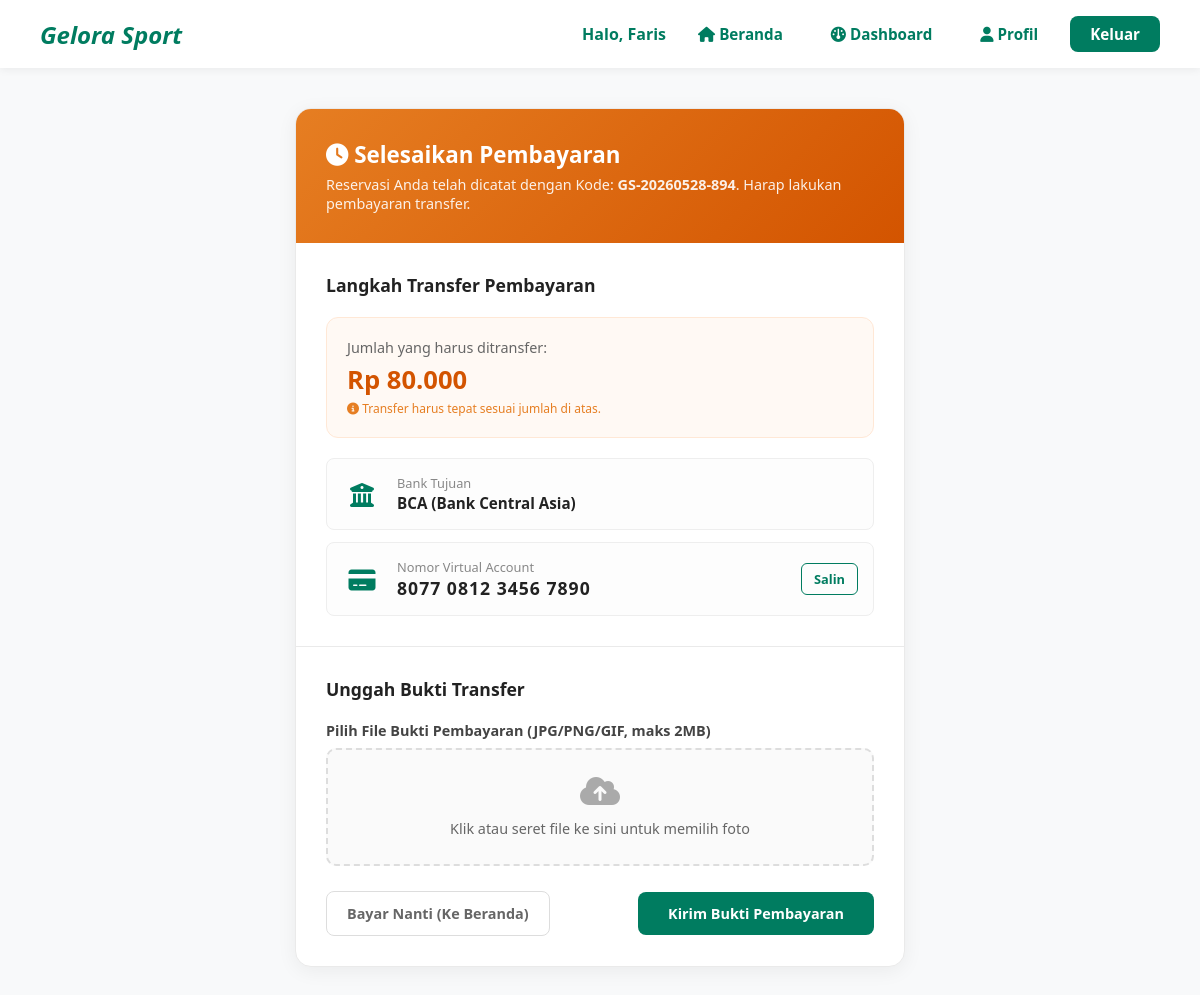
Page /index.php?page=payment&id=2 (signed in) on the committed database.
### tables this page shows
CREATE TABLE `reservasi` (
  `id` int NOT NULL,
  `kode_reservasi` varchar(20) NOT NULL,
  `user_id` int NOT NULL,
  `lapangan_id` int NOT NULL,
  `slot_waktu_id` int NOT NULL,
  `tanggal` date NOT NULL,
  `jam_mulai` time NOT NULL,
  `jam_selesai` time NOT NULL,
  `total_harga` decimal(10,0) NOT NULL,
  `status` enum('Menunggu Konfirmasi','Dikonfirmasi','Selesai','Dibatalkan') NOT NULL DEFAULT 'Menunggu Konfirmasi',
  `status_bayar` enum('Menunggu','Lunas','Gagal') NOT NULL DEFAULT 'Menunggu',
  `catatan` text,
  `bukti_bayar` varchar(255) DEFAULT NULL,
  `created_at` datetime NOT NULL DEFAULT CURRENT_TIMESTAMP
);

CREATE TABLE `users` (
  `id` int NOT NULL,
  `nama` varchar(100) NOT NULL,
  `email` varchar(150) NOT NULL,
  `password` varchar(255) NOT NULL,
  `role` enum('user','admin') NOT NULL DEFAULT 'user',
  `no_hp` varchar(20) DEFAULT NULL,
  `created_at` datetime NOT NULL DEFAULT CURRENT_TIMESTAMP
);

### controllers/CheckoutController.php (called while the page is built, shortened)
<?php
require_once __DIR__ . '/../config/helper.php';
require_once __DIR__ . '/../models/ReservasiModel.php';
class CheckoutController
{
    private ReservasiModel $reservasiModel;
    public function __construct()
    {
        $this->reservasiModel = new ReservasiModel();
    }
    public function payment(): void
    {
        $user = currentUser();
        $id = (int)($_GET['id'] ?? 0);
        $res = $this->reservasiModel->findById($id);
        require __DIR__ . '/../views/payment.php';
    }
}

### config/helper.php (called while the page is built, shortened)
<?php
function currentUser(): ?array {
    return $_SESSION['user'] ?? null;
}
function formatRupiah(int $n): string {
    return 'Rp ' . number_format($n, 0, ',', '.');
}
function e(string $str): string {
    return htmlspecialchars($str, ENT_QUOTES, 'UTF-8');
}

### models/ReservasiModel.php (called while the page is built, shortened)
<?php
require_once __DIR__ . '/../config/db.php';
class ReservasiModel
{
    private PDO $db;
    public function __construct()
    {
        $this->db = getDB();
    }
    public function findById(int $id): ?array
    {
        $stmt = $this->db->prepare(
            "SELECT r.*, l.nama as nama_lapangan, u.nama as nama_user, u.email as email_user
             FROM reservasi r
             JOIN lapangan l ON l.id = r.lapangan_id
             JOIN users u ON u.id = r.user_id
             WHERE r.id = ?"
        );
        $stmt->execute([$id]);
        $res = $stmt->fetch();
        return $res ? $res : null;
    }
}

### config/db.php (called while the page is built, shortened)
<?php
function getDB(): PDO {
    static $pdo = null;
    if ($pdo === null) {
        try {
            $dsn = "mysql:host=" . DB_HOST . ";port=" . DB_PORT
                 . ";dbname=" . DB_NAME . ";charset=utf8mb4";
            $pdo = new PDO($dsn, DB_USER, DB_PASS, [
                PDO::ATTR_ERRMODE            => PDO::ERRMODE_EXCEPTION,
                PDO::ATTR_DEFAULT_FETCH_MODE => PDO::FETCH_ASSOC,
                PDO::ATTR_EMULATE_PREPARES   => false,
            ]);
        } catch (PDOException $e) {
            http_response_code(500);
            die(json_encode(['error' => 'Koneksi database gagal: ' . $e->getMessage()]));
        }
    }
    return $pdo;
}

### views/payment.php (the view, shortened to what this page needs)
<!DOCTYPE html>
<html lang="id">
<head>
    <link rel="stylesheet" href="assets/css/style.css">
    <link rel="stylesheet" href="https://cdnjs.cloudflare.com/ajax/libs/font-awesome/6.4.0/css/all.min.css">
</head>
<body class="payment-page" style="background-color: #f8f9fa; font-family: 'Segoe UI', Tahoma, Geneva, Verdana, sans-serif; min-height: 100vh;">
    <nav class="navbar">
        <div class="logo">Gelora Sport</div>
        <div class="nav-menu">
            <span style="color:#007c60; font-weight:600;">Halo, <?= e(explode(' ', $user['nama'])[0]) ?></span>
            <a href="index.php?page=beranda" class="login-link"><i class="fa-solid fa-house"></i> Beranda</a>
            <a href="index.php?page=dashboard" class="login-link"><i class="fa-solid fa-gauge"></i> Dashboard</a>
            <a href="index.php?page=profile" class="login-link"><i class="fa-solid fa-user"></i> Profil</a>
            <a href="index.php?page=logout" class="register-btn">Keluar</a>
        </div>
    </nav>
    <div style="max-width: 650px; margin: 40px auto; padding: 0 20px;">
        <div style="background: white; border-radius: 16px; box-shadow: 0 4px 20px rgba(0,0,0,0.06); border: 1px solid #eaeaea; overflow: hidden; margin-bottom: 20px;">
            <div style="background: linear-gradient(135deg, #e67e22, #d35400); padding: 30px; color: white;">
                <h2 style="margin: 0; font-size: 1.4rem; font-weight: 700;"><i class="fa-solid fa-clock"></i> Selesaikan Pembayaran</h2>
                <p style="margin: 5px 0 0; opacity: 0.9; font-size: 0.9rem;">Reservasi Anda telah dicatat dengan Kode: <strong><?= e($res['kode_reservasi']) ?></strong>. Harap lakukan pembayaran transfer.</p>
            </div>
            <div style="padding: 30px; border-bottom: 1px solid #eaeaea;">
                <h3 style="margin-top:0; margin-bottom: 15px; color: #222; font-size: 1.1rem; padding-bottom: 5px;">Langkah Transfer Pembayaran</h3>
                <div style="background: #fff9f4; border: 1px solid #ffe8d6; padding: 20px; border-radius: 12px; margin-bottom: 20px;">
                    <div style="font-size: 0.9rem; color: #666; margin-bottom: 5px;">Jumlah yang harus ditransfer:</div>
                    <div style="font-size: 1.6rem; font-weight: 700; color: #d35400;"><?= formatRupiah((int)$res['total_harga']) ?></div>
                    <div style="font-size: 0.75rem; color: #e67e22; margin-top: 3px; font-weight: 500;"><i class="fa-solid fa-circle-info"></i> Transfer harus tepat sesuai jumlah di atas.</div>
                </div>
                <div style="display: flex; flex-direction: column; gap: 12px;">
                    <div style="display: flex; align-items: center; gap: 15px; background: #fdfdfd; border: 1px solid #eee; padding: 15px; border-radius: 8px;">
                        <div style="font-size: 24px; color: #007c60; width: 40px; text-align: center;"><i class="fa-solid fa-building-columns"></i></div>
                        <div>
                            <div style="font-size: 0.8rem; color: #888;">Bank Tujuan</div>
                            <strong style="color:#222; font-size: 0.95rem;">BCA (Bank Central Asia)</strong>
                        </div>
                    </div>
                    <div style="display: flex; align-items: center; gap: 15px; background: #fdfdfd; border: 1px solid #eee; padding: 15px; border-radius: 8px;">
                        <div style="font-size: 24px; color: #007c60; width: 40px; text-align: center;"><i class="fa-solid fa-credit-card"></i></div>
                        <div style="flex-grow: 1;">
                            <div style="font-size: 0.8rem; color: #888;">Nomor Virtual Account</div>
                            <strong style="color:#222; font-size: 1.1rem; letter-spacing: 1px;" id="vaNumber">8077 0812 3456 7890</strong>
                        </div>
                        <button type="button" onclick="copyVA()" style="background: none; border: 1px solid #007c60; color: #007c60; padding: 6px 12px; border-radius: 6px; cursor: pointer; font-size: 0.8rem; font-weight: 600; transition: all 0.2s;"
                                onmouseover="this.style.background='#e8f5e9'" onmouseout="this.style.background='none'">Salin</button>
                    </div>
                </div>
            </div>
            <?php if (empty($res['bukti_bayar'])): ?>
            <form method="POST" action="index.php?page=payment&id=<?= $res['id'] ?>" enctype="multipart/form-data" style="padding: 30px;">
                <h3 style="margin-top:0; margin-bottom: 15px; color: #222; font-size: 1.1rem; padding-bottom: 5px;">Unggah Bukti Transfer</h3>
                <div style="margin-bottom: 25px;">
                    <label style="display: block; font-weight: 600; font-size: 0.9rem; color: #444; margin-bottom: 8px;">Pilih File Bukti Pembayaran (JPG/PNG/GIF, maks 2MB)</label>
                    <div style="border: 2px dashed #ddd; padding: 25px; border-radius: 10px; text-align: center; background: #fafafa; cursor: pointer; position: relative;" id="dropzone">
                        <i class="fa-solid fa-cloud-arrow-up" style="font-size: 32px; color: #aaa; margin-bottom: 10px; display: block;"></i>
                        <span id="file-label" style="font-size: 0.9rem; color: #666;">Klik atau seret file ke sini untuk memilih foto</span>
                    </div>
                </div>
                <div style="display: flex; justify-content: space-between; align-items: center; gap: 12px;">
                    <a href="index.php?msg=Booking+disimpan.+Silakan+lakukan+pembayaran+nanti." style="text-decoration:none; padding: 12px 20px; border: 1px solid #ddd; border-radius: 8px; color: #666; font-weight: 600; font-size: 0.9rem; transition: background 0.2s;"
                       onmouseover="this.style.background='#f5f5f5'" onmouseout="this.style.background='none'">Bayar Nanti (Ke Beranda)</a>
                    <button type="submit" style="padding: 12px 30px; background: #007c60; color: white; border: none; border-radius: 8px; font-weight: 600; cursor: pointer; font-size: 0.9rem; transition: background 0.2s;"
                            onmouseover="this.style.background='#005b48'" onmouseout="this.style.background='#007c60'">Kirim Bukti Pembayaran</button>
                </div>
            </form>
            <?php endif; ?>
        </div>
    </div>
</body>
</html>

### assets/css/style.css (style rules this page uses)
:root { --color-body-bg: #f4f7f6; --color-text: #333333; --color-white: #ffffff; --color-primary: #007c60; --color-primary-dark: #005b48; --color-primary-darker: #0b7a5a; --color-muted: #777777; --color-border: #dddddd; --color-border-light: #eaeaea; --color-success-bg: #e8f5e9; --color-success-soft: #d4edda; --color-warning-bg: #fff3cd; --color-success-text: #155724; --color-danger: #c0392b; --color-danger-bg: #fff8f8; }
* { margin: 0; padding: 0; box-sizing: border-box; font-family: 'Segoe UI', Tahoma, Geneva, Verdana, sans-serif; }
body { background-color: var(--color-body-bg); color: var(--color-text); }
.navbar { background: var(--color-white); display: flex; justify-content: space-between; align-items: center; padding: 16px 40px; box-shadow: 0 2px 8px rgba(0, 0, 0, 0.06); position: sticky; top: 0; z-index: 100; }
.logo { font-size: 1.5rem; font-weight: 800; color: var(--color-primary); font-style: italic; }
.nav-menu { display: flex; align-items: center; gap: 16px; }
.login-link { text-decoration: none; color: var(--color-primary); font-weight: 600; font-size: 0.95rem; padding: 8px 16px; border-radius: 8px; transition: background 0.2s; }
.register-btn { text-decoration: none; background: var(--color-primary); color: var(--color-white); font-weight: 600; font-size: 0.95rem; padding: 8px 20px; border-radius: 8px; transition: background 0.2s; }

### rows in the picture
reservasi: user.nama "Faris", kode_reservasi "GS-20260528-894", total_harga "Rp 80.000"
